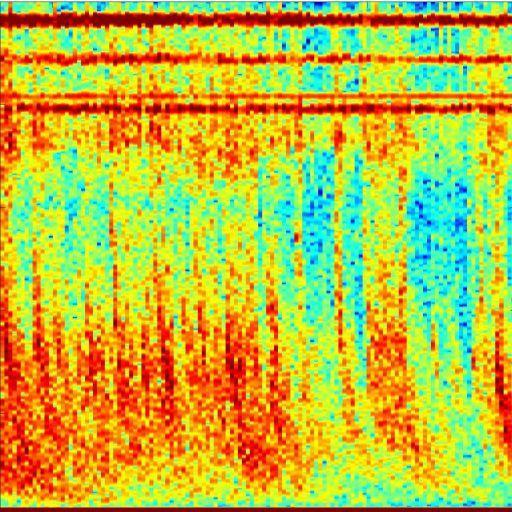
#> input picture linedetect/predict_img/137.jpg, 512 x 512 px, found by its file name; its folder holds only this picture in this run
$ jupyter execute --allow-errors '预测、模型评估.ipynb'
#> lines starting #> are read from the running program, lines starting #| are printed output that depends on the picture
### linedetect/unet.py
import colorsys
import copy
import time

import cv2
import numpy as np
from PIL import Image

from nets.unet import Unet as unet
from utils.utils import cvtColor, preprocess_input, resize_image, show_config


#--------------------------------------------#
#   使用自己训练好的模型预测需要修改2个参数
#   model_path和num_classes都需要修改！
#   如果出现shape不匹配
#   一定要注意训练时的model_path和num_classes数的修改
#--------------------------------------------#
class Unet(object):
    _defaults = {
        #-------------------------------------------------------------------#
        #   model_path指向logs文件夹下的权值文件
        #   训练好后logs文件夹下存在多个权值文件，选择验证集损失较低的即可。
        #   验证集损失较低不代表miou较高，仅代表该权值在验证集上泛化性能较好。
        #-------------------------------------------------------------------#
        #"model_path"        : 'model_data/unet_vgg_voc.h5',
        "model_path": 'logs/best_epoch_weights.h5',
        #----------------------------------------#
        #   所需要区分的类的个数+1
        #----------------------------------------#
        "num_classes"       : 2,
        #----------------------------------------#
        #   所使用的的主干网络：
        #   vgg
        #   resnet50
        #----------------------------------------#
        "backbone"          : "vgg",
        #----------------------------------------#
        #   输入图片的大小
        #----------------------------------------#
        "input_shape"       : [512, 512],
        #-------------------------------------------------#
        #   mix_type参数用于控制检测结果的可视化方式
        #
        #   mix_type = 0的时候代表原图与生成的图进行混合
        #   mix_type = 1的时候代表仅保留生成的图
        #   mix_type = 2的时候代表仅扣去背景，仅保留原图中的目标
        #-------------------------------------------------#
        "mix_type"          : 1,
    }

    #---------------------------------------------------#
    #   初始化UNET
    #---------------------------------------------------#
    def __init__(self, **kwargs):
        self.__dict__.update(self._defaults)
        for name, value in kwargs.items():
            setattr(self, name, value)
        #---------------------------------------------------#
        #   画框设置不同的颜色
        #---------------------------------------------------#
        if self.num_classes <= 21:
            self.colors = [ (0, 0, 0), (128, 0, 0), (0, 128, 0), (128, 128, 0), (0, 0, 128), (128, 0, 128), (0, 128, 128),
                            (128, 128, 128), (64, 0, 0), (192, 0, 0), (64, 128, 0), (192, 128, 0), (64, 0, 128), (192, 0, 128),
                            (64, 128, 128), (192, 128, 128), (0, 64, 0), (128, 64, 0), (0, 192, 0), (128, 192, 0), (0, 64, 128),
                            (128, 64, 12)]
        else:
            hsv_tuples = [(x / self.num_classes, 1., 1.) for x in range(self.num_classes)]
            self.colors = list(map(lambda x: colorsys.hsv_to_rgb(*x), hsv_tuples))
            self.colors = list(map(lambda x: (int(x[0] * 255), int(x[1] * 255), int(x[2] * 255)), self.colors))
        #---------------------------------------------------#
        #   获得模型
        #---------------------------------------------------#
        self.generate()

        show_config(**self._defaults)

    #---------------------------------------------------#
    #   载入模型
    #---------------------------------------------------#
    def generate(self):
        #-------------------------------#
        #   载入模型与权值
        #-------------------------------#
        self.model = unet([self.input_shape[0], self.input_shape[1], 3], self.num_classes, self.backbone)

        self.model.load_weights(self.model_path)
        print('{} model loaded.'.format(self.model_path))

    #---------------------------------------------------#
    #   检测图片
    #---------------------------------------------------#
    def detect_image(self, image, count=False, name_classes=None):
        #---------------------------------------------------------#
        #   在这里将图像转换成RGB图像，防止灰度图在预测时报错。
        #   代码仅仅支持RGB图像的预测，所有其它类型的图像都会转化成RGB
        #---------------------------------------------------------#
        image       = cvtColor(image)
        #---------------------------------------------------#
        #   对输入图像进行一个备份，后面用于绘图
        #---------------------------------------------------#
        old_img     = copy.deepcopy(image)
        orininal_h  = np.array(image).shape[0]
        orininal_w  = np.array(image).shape[1]
        #---------------------------------------------------------#
        #   给图像增加灰条，实现不失真的resize
        #---------------------------------------------------------#
        image_data, nw, nh  = resize_image(image, (self.input_shape[1], self.input_shape[0]))
        #---------------------------------------------------------#
        #   归一化+添加上batch_size维度
        #---------------------------------------------------------#
        image_data  = np.expand_dims(preprocess_input(np.array(image_data, np.float32)), 0)

        #---------------------------------------------------#
        #   图片传入网络进行预测
        #---------------------------------------------------#
        pr = self.model.predict(image_data)[0]
        #---------------------------------------------------#
        #   将灰条部分截取掉
        #---------------------------------------------------#
        pr = pr[int((self.input_shape[0] - nh) // 2) : int((self.input_shape[0] - nh) // 2 + nh), \
                int((self.input_shape[1] - nw) // 2) : int((self.input_shape[1] - nw) // 2 + nw)]
        #---------------------------------------------------#
        #   进行图片的resize
        #---------------------------------------------------#
        pr = cv2.resize(pr, (orininal_w, orininal_h), interpolation = cv2.INTER_LINEAR)
        #---------------------------------------------------#
        #   取出每一个像素点的种类
        #---------------------------------------------------#
        pr = pr.argmax(axis=-1)

        #---------------------------------------------------------#
        #   计数
        #---------------------------------------------------------#
        if count:
            classes_nums        = np.zeros([self.num_classes])
            total_points_num    = orininal_h * orininal_w
            print('-' * 63)
            print("|%25s | %15s | %15s|"%("Key", "Value", "Ratio"))
            print('-' * 63)
            for i in range(self.num_classes):
                num     = np.sum(pr == i)
                ratio   = num / total_points_num * 100
                if num > 0:
                    print("|%25s | %15s | %14.2f%%|"%(str(name_classes[i]), str(num), ratio))
                    print('-' * 63)
                classes_nums[i] = num
            print("classes_nums:", classes_nums)

        if self.mix_type == 0:
            # [5 lines of commented-out code are left out]
            seg_img = np.reshape(np.array(self.colors, np.uint8)[np.reshape(pr, [-1])], [orininal_h, orininal_w, -1])
            #------------------------------------------------#
            #   将新图片转换成Image的形式
            #------------------------------------------------#
            image   = Image.fromarray(np.uint8(seg_img))
            #------------------------------------------------#
            #   将新图与原图及进行混合
            #------------------------------------------------#
            image   = Image.blend(old_img, image, 0.7)

        elif self.mix_type == 1:
            # [5 lines of commented-out code are left out]
            seg_img = np.reshape(np.array(self.colors, np.uint8)[np.reshape(pr, [-1])], [orininal_h, orininal_w, -1])
            #------------------------------------------------#
            #   将新图片转换成Image的形式
            #------------------------------------------------#
            image   = Image.fromarray(np.uint8(seg_img))

        elif self.mix_type == 2:
            seg_img = (np.expand_dims(pr != 0, -1) * np.array(old_img, np.float32)).astype('uint8')
            #------------------------------------------------#
            #   将新图片转换成Image的形式
            #------------------------------------------------#
            image = Image.fromarray(np.uint8(seg_img))

        return image

    # [86 lines left out: functions get_FPS, get_miou_png, not called in this run]

### linedetect/预测、模型评估.ipynb
# 对预测图片的水平过滤

[cell 1]
import os
import cv2
import numpy as np
if __name__ == "__main__":
    predict_path="predict_img"
    filename = os.listdir(predict_path)
    base_dir = predict_path + "\\"
    out_path = "predict_outimg/"  #以\\结尾
    kernel = np.array([[1,2,1],[0,0,0],[-1,-2,-1]])
    for img in filename:
        im = cv2.imread(base_dir + img)
#> im is the input picture: shape (512, 512, 3); mean B, G, R 63.7, 185.6, 188.6
        new_img = cv2.filter2D(im,-1,kernel)
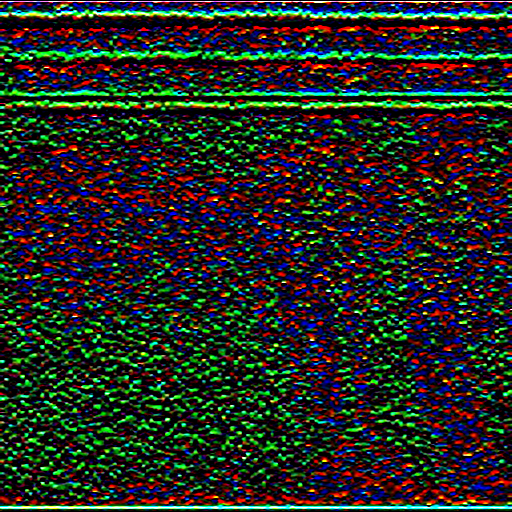
#> new_img: shape (512, 512, 3); mean B, G, R 35.4, 41.1, 37.7
        cv2.imwrite(out_path + img, new_img)

# 预测

[cell 2]
# %load predict.py
#----------------------------------------------------#
#   将单张图片预测、摄像头检测和FPS测试功能
#   整合到了一个py文件中，通过指定mode进行模式的修改。
#----------------------------------------------------#
import time

import cv2
import numpy as np
from PIL import Image

from unet import Unet

#> (the rest of this cell did not finish here and is left out)

#> (the call stopped at in generate, `self.model = unet([self.input_shape[0], self.input_shape[1], 3], self...`: nets is not available in this run)
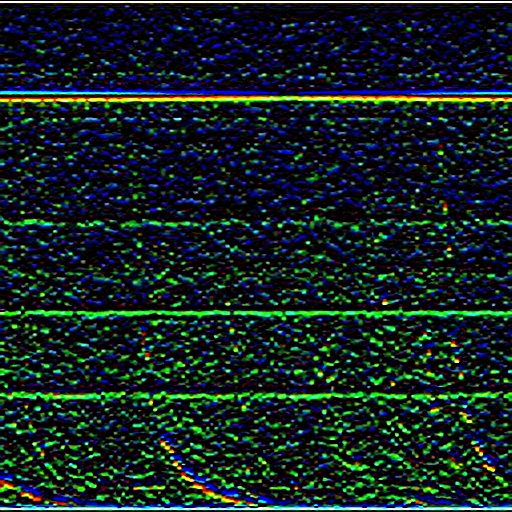
#> input picture linedetect/predict_outimg/line.jpg, 512 x 512 px
#> further down, image is the input picture: PIL image 512x512 RGB; mean R, G, B 20.3, 36.1, 36.5
    #----------------------------------------------------------------------------------------------------------#
    #   mode用于指定测试的模式：
    #   'predict'           表示单张图片预测，如果想对预测过程进行修改，如保存图片，截取对象等，可以先看下方详细的注释
    #   'dir_predict'       表示遍历文件夹进行检测并保存。默认遍历img文件夹，保存img_out文件夹，详情查看下方注释。
    #----------------------------------------------------------------------------------------------------------#
    mode = "dir_predict"
    #-------------------------------------------------------------------------#
    #   count               指定了是否进行目标的像素点计数（即面积）与比例计算
    #   name_classes        区分的种类，和json_to_dataset里面的一样，用于打印种类和数量
    #
    #   count、name_classes仅在mode='predict'时有效
    #-------------------------------------------------------------------------#
    count           = False
    name_classes    = ["background","line"]
    #----------------------------------------------------------------------------------------------------------#
    #   video_path          用于指定视频的路径，当video_path=0时表示检测摄像头
    #                       想要检测视频，则设置如video_path = "xxx.mp4"即可，代表读取出根目录下的xxx.mp4文件。
    #   video_save_path     表示视频保存的路径，当video_save_path=""时表示不保存
    #                       想要保存视频，则设置如video_save_path = "yyy.mp4"即可，代表保存为根目录下的yyy.mp4文件。
    #   video_fps           用于保存的视频的fps
    #
    #   video_path、video_save_path和video_fps仅在mode='video'时有效
    #   保存视频时需要ctrl+c退出或者运行到最后一帧才会完成完整的保存步骤。
    #----------------------------------------------------------------------------------------------------------#
    video_path      = 0
    video_save_path = ""
    video_fps       = 25.0
    #----------------------------------------------------------------------------------------------------------#
    #   test_interval       用于指定测量fps的时候，图片检测的次数。理论上test_interval越大，fps越准确。
    #   fps_image_path      用于指定测试的fps图片
    #
    #   test_interval和fps_image_path仅在mode='fps'有效
    #----------------------------------------------------------------------------------------------------------#
    test_interval = 100
    fps_image_path  = "predict_outimg/line.jpg"
    #-------------------------------------------------------------------------#
    #   dir_origin_path     指定了用于检测的图片的文件夹路径
    #   dir_save_path       指定了检测完图片的保存路径
    #
    #   dir_origin_path和dir_save_path仅在mode='dir_predict'时有效
    #-------------------------------------------------------------------------#
    dir_origin_path = "predict_outimg/"
    dir_save_path   = "img_out/"

    if mode == "predict":
        '''
        predict.py有几个注意点
        1、该代码无法直接进行批量预测，如果想要批量预测，可以利用os.listdir()遍历文件夹，利用Image.open打开图片文件进行预测。
        具体流程可以参考get_miou_prediction.py，在get_miou_prediction.py即实现了遍历。
        2、如果想要保存，利用r_image.save("img.jpg")即可保存。
        3、如果想要原图和分割图不混合，可以把blend参数设置成False。
        4、如果想根据mask获取对应的区域，可以参考detect_image函数中，利用预测结果绘图的部分，判断每一个像素点的种类，然后根据种类获取对应的部分。
        seg_img = np.zeros((np.shape(pr)[0],np.shape(pr)[1],3))
        for c in range(self.num_classes):
            seg_img[:, :, 0] += ((pr == c)*( self.colors[c][0] )).astype('uint8')
            seg_img[:, :, 1] += ((pr == c)*( self.colors[c][1] )).astype('uint8')
            seg_img[:, :, 2] += ((pr == c)*( self.colors[c][2] )).astype('uint8')
        '''
        while True:
            img = input('Input image filename:')
            if img == "q":
                break
            else:
                try:
                    image = Image.open(img)
                except:
                    print('Open Error! Try again!')
                    continue
                else:
                    r_image = unet.detect_image(image, count=count, name_classes=name_classes)
                    r_image.show()

    elif mode == "dir_predict":
        import os
        from tqdm import tqdm

        img_names = os.listdir(dir_origin_path)
        for img_name in tqdm(img_names):
            if img_name.lower().endswith(('.bmp', '.dib', '.png', '.jpg', '.jpeg', '.pbm', '.pgm', '.ppm', '.tif', '.tiff')):
                image_path  = os.path.join(dir_origin_path, img_name)
                image       = Image.open(image_path)
                r_image     = unet.detect_image(image)
                if not os.path.exists(dir_save_path):
                    os.makedirs(dir_save_path)
                r_image.save(os.path.join(dir_save_path, img_name))

    else:
        raise AssertionError("Please specify the correct mode: 'predict', 'video', 'fps' or 'dir_predict'.")
